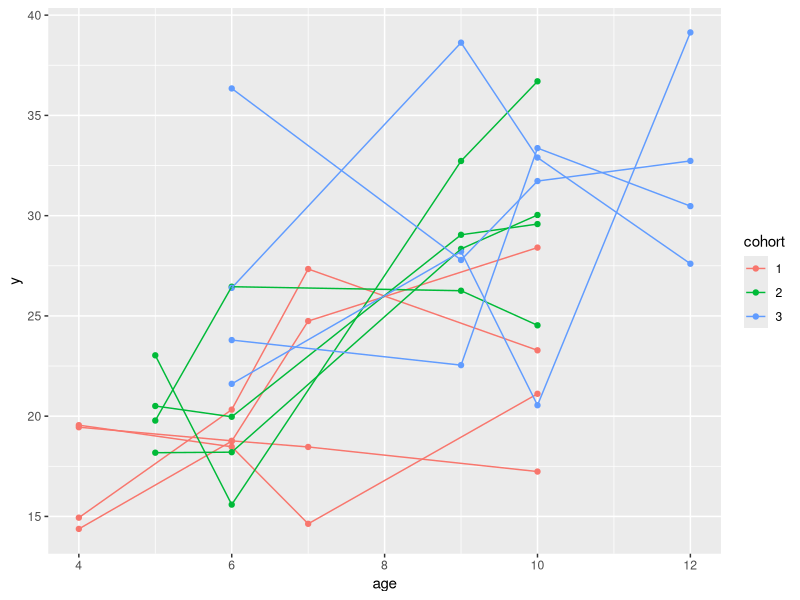
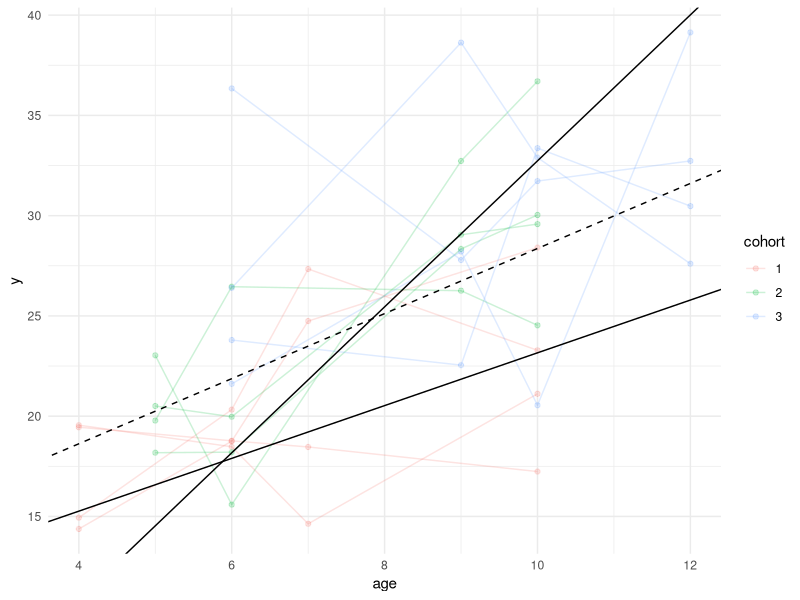

Here is the R script that generated these plots, in order:
## ---- chunk 1
#| message: false
#| code-fold: true
#| code-summary: Load Libraries

library(tidyverse)
library(nlme)
library(lme4)
library(plm)
library(kableExtra)
## ---- chunk 2
#| code-fold: true

# simulated  
dat_skel <- data.frame(cohort = rep(1:3, each = 16),
           id = rep(1:12, each = 4),
           age = c(rep(c(4, 6, 7, 10), 4), # cohort 1
                   rep(c(4, 5, 8, 9) + 1, 4), # cohort 2 
                   rep(c(4, 7, 8, 10) + 2, 4))) # cohort 3
# creating data
set.seed(1)
id_int <- rnorm(12, 2) + 10
id_slope <- rnorm(12, mean = 1, sd = .01) # random slope
cohort_int <- c(1, 4, 7)

dat <- dat_skel %>% 
  mutate(y = id_int + id_slope * age + cohort_int[cohort] + rnorm(nrow(.), sd = 5),
         id = factor(id),
         cohort = factor(cohort))

dat %>% head()
## ---- chunk 3
#| code-fold: true
dat %>% ggplot(aes(age, y, color = cohort, group = id)) +
  geom_point() +
  geom_line()
## ---- chunk 4
dat_centered <- dat %>% arrange(id, age) %>%
  group_by(id) %>% 
  mutate(age_mean = mean(age),
         y_mean = mean(y),
         age_centered = age - age_mean,
         y_centered = y - y_mean,
         age_baseline = age - first(age),
         y_baseline = y - first(y))

dat_baseline <- dat_centered %>% 
  filter(age_baseline != 0)
## ---- chunk 5
# Fixed Effect Estimate (within model)
centered_lm <- lm(y_centered ~ age_centered, data = dat_centered) # centered regression

# between model
baseline_lm <- lm(y_baseline~age_baseline, data = dat_baseline) # baseline adjusted (centered)
id_lm <- lm(y~age + id, data = dat_centered) # id model (centered)

mean_lm <- lm(y_mean ~ age_mean, data = dat_centered) # mean regression (pooled model)

pooled_lm <- lm(y~age, data = dat_centered)

cohort_lm <- lm(y~age + cohort, data = dat_centered)

# mixed model
mmod <- lmer(y ~ age + (1|id), data = dat)

# within-between model
wb_mmod <- lmer(y~age_centered + age_mean + (1 | id), data = dat_centered)
## ---- chunk 6
#| code-fold: true
cbind(
  baseline_lm = coef(baseline_lm),
  mean = coef(mean_lm),
  cohort = coef(cohort_lm)[1:2],
  id = coef(id_lm)[1:2],
  pooled = coef(pooled_lm),
  centered = coef(centered_lm),
  mixed = fixef(mmod)) %>% rbind(NA) %>% 
  cbind(within_between = fixef(wb_mmod))
## ---- chunk 7
# help function for weight
fixed_random_weight <- function(rho_x, rho_y, n) {
  (1-rho_y) * rho_x / ((1-rho_y) + n * rho_y * (1 - rho_x))
}

## ---- chunk 8
# response correlation
rho_y <- VarCorr(mmod) %>% as.data.frame() %>% pull(vcov) %>% 
  as_mapper(~.x[1]/sum(.x))()

# correlation of age
age_lm <- lm(age~id, data = dat_centered)
rho_x <- summary(age_lm)$r.squared

n <- 4
w <- fixed_random_weight(rho_x, rho_y, n)
(1-w) * fixef(wb_mmod)[2] + w * fixef(wb_mmod)[3]
## ---- chunk 9
dat %>% ggplot(aes(age, y, color = cohort, group = id)) +
  geom_point(alpha = .2) +
  geom_line(alpha = .2) +
  geom_abline(slope = coef(centered_lm)[2], intercept = coef(centered_lm)[1] + 10) + # centered estimate
  geom_abline(slope = coef(mean_lm)[2], intercept = coef(mean_lm)[1]) + # mean estimate
  geom_abline(slope = fixef(mmod)[2], intercept = fixef(mmod)[1], linetype = 2) + # mixed effects estimate
  theme_minimal()
## ---- chunk 10
library(foreign)
fev <- read.dta("data/fev1.dta") %>% 
  filter(id != 197) %>%
  mutate(id = factor(id),
         y =  logfev1 - 2 * (log(ht)))

fev_centered <- fev %>% group_by(id) %>% 
  mutate(
    y_mean = mean(y),
    age_mean = mean(age),
    age_centered = age - age_mean)
## ---- chunk 11
# fitting all models
fev_lm <- lm(y ~ age + id, data = fev) # lm
fev_mer <- lmer(y~age + (1|id), data = fev) # random

# within/between model
fev_wb <- lmer(y ~ age_centered + age_mean + (1|id),
               data = fev_centered,
               REML = FALSE)

# cross sectional
fev_mean_lm <- lm(y_mean ~ age_mean, data = fev_centered)


# age correlation (between/within)
fev_age_lm <- lm(age ~ id, data = fev)

## ---- chunk 12
# comparing the coefficients
cbind(fixed = coef(fev_lm)[1:2],
      random = fixef(fev_mer),
      mean = coef(fev_mean_lm)) %>% 
  rbind(NA) %>% cbind(within_between = fixef(fev_wb))
## ---- chunk 13
rho_y <- VarCorr(fev_mer) %>% 
  as.data.frame() %>%
  pull(vcov) %>%
  as_mapper(~.x[1]/sum(.x))() # .689

# age covariance
# fev_age_ss <- anova(fev_age_lm)$`Sum Sq`
# rho_x <- fev_age_ss[1] / sum(fev_age_ss) 
rho_x <- summary(fev_age_lm)$r.squared # .172

nbar <- fev %>% count(id) %>% pull(n) %>% mean()

w <- fixed_random_weight(rho_x, rho_y, nbar)
w
## ---- chunk 14
# hausman test manually

haus_contr <- cbind(c(0, -1, 1))
haus_mean <- fixef(fev_wb) %*% haus_contr
haus_var <- t(haus_contr) %*% vcov(fev_wb) %*% haus_contr
haus_z <- haus_mean / sqrt(haus_var)[1]
pchisq(haus_z^2, 1, lower.tail = FALSE) # p = .84

# hausman with plm

# phtest(y~age, data = fev_centered, index = c("id"))
wi <- plm(y~age, data = fev_centered, index = c("id"), model = "within" )
fe <- plm(y~age, data = fev_centered, index = c("id"), model = "between")
mi <- plm(y~age, data = fev_centered, index = c("id"), model = "random")

phtest(wi, mi)
